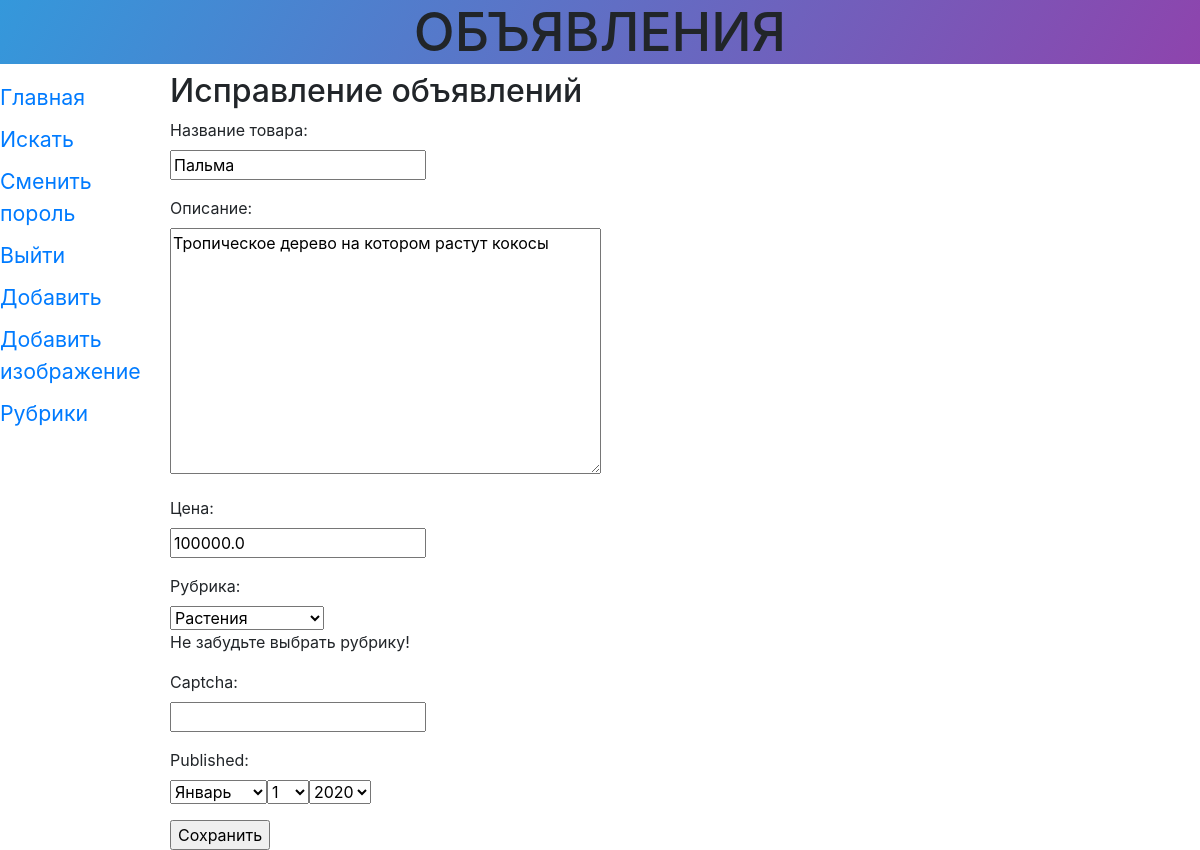
Page /storys/edit/31/ (signed in) on the committed database.
### storys/models.py (models this page shows)
class Story(models.Model):
	title = models.CharField(max_length=50, verbose_name='Товар')
	content = models.TextField(null = True, blank=True, verbose_name='Описание')
	price = models.FloatField(null = True, blank=True, verbose_name='Цена')
	published = models.DateTimeField(auto_now_add=True, db_index=True, verbose_name='Опубликовано')
	rubric = models.ForeignKey('Rubric', null=True, on_delete = models.PROTECT,verbose_name = 'Рубрика',
		related_name='entries', related_query_name='entry')
	class Meta():
		verbose_name_plural = 'Объявления'
		verbose_name = 'Объявление'
		ordering = ['-published']

### storys/views.py (the view)
# urls.py: path('edit/<int:pk>/', editet, name='edit'),
@login_required
def editet(request, pk):
	bb=Story.objects.get(pk=pk)
	if request.method == 'POST':
		bbf=Storyform(request.POST, instance = bb)
		if bbf.is_valid():
			bbf.save()
			return HttpResponseRedirect(reverse('by_rubric',
				kwargs = {'rubric_id':bbf.cleaned_data['rubric'].pk}))
		else:
			context = {'form':bbf}
			return render (request, 'storys/story_form.html', context)
	else:
		bbf = Storyform(instance = bb)
		context = {'form':bbf}
		return render (request, 'storys/story_form.html', context)

### storys/forms.py (shortened to what this page needs)
class Storyform(forms.ModelForm):
	captcha = CaptchaField(label = 'Введите текст с картинки',
			error_messages = {'invalid':'Неправильный текст'})
	title = forms.CharField(label='Название товара',
	 validators = [validators.RegexValidator(regex='^.{4,}$')],
	 error_messages = {'invalid':'Неправильное название товара'})
	content = forms.CharField(label = 'Описание',
		widget = forms.widgets.Textarea())
	price = forms.DecimalField(label = 'Цена', decimal_places=1)
	published = forms.DateField(widget = SelectDateWidget(empty_label = ('Выберите год',
		'Выберите месяц','Выберите число')))
	rubric =forms.ModelChoiceField(queryset = Rubric.objects.all(),
		label = 'Рубрика', help_text='Не забудьте выбрать рубрику!', widget = forms.widgets.Select(attrs={'size':1}))
	class Meta:
		model = Story
		fields = ('title', 'content', 'price','rubric')

### storys/models.py (called while the page is built)
	def __str__(self):
		return self.name

### storys/templates/storys/story_form.html (shortened to what this page needs)
{% extends 'layout/basic.html'%}
{%block content%}
<h2>Исправление объявлений</h2>
<form method="post">
	{%for field in form.visible_fields%}
		<p>
			{{field.label_tag}}<br>{{field}}<br>
			{{field.help_text}}
		</p>
	{%endfor%}
	<input type="submit" value="Сохранить">
</form>
{% endblock %}

### rows in the picture
Story: visible_fields "Пальма" "Тропическое дерево на котором растут кокосы" "100000.0" "Растения"

### other values in the picture
{{ field.label_tag }} "Название товара:" "Описание:" "Цена:" "Рубрика:" "Captcha:" "Published:"
{{ field.help_text }} "Не забудьте выбрать рубрику!"
